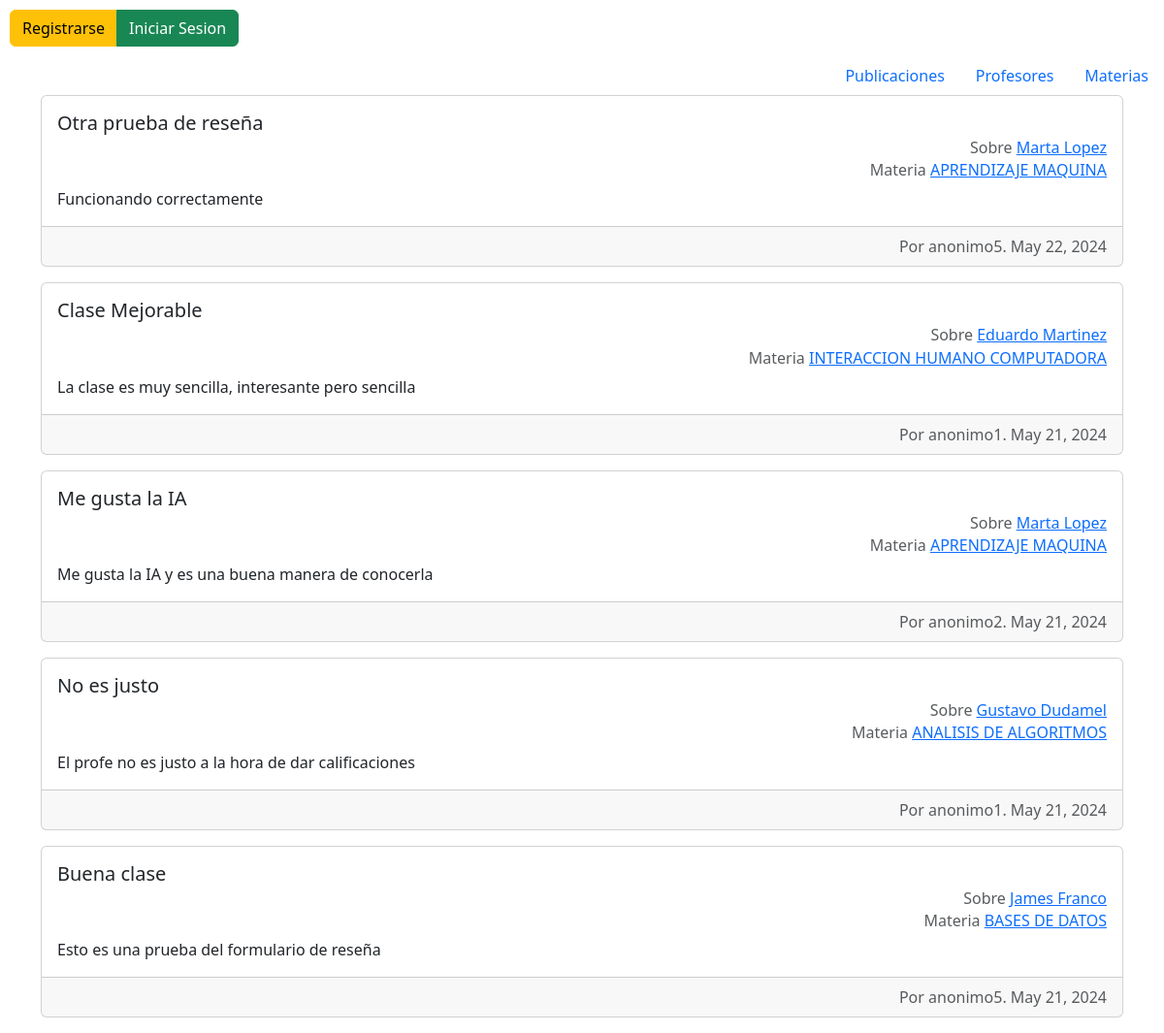
The page / on the database its author committed.
### publicacion/models.py (models this page shows, shortened)
class Publicacion(models.Model):
    usuario = models.ForeignKey(Usuario, on_delete=models.CASCADE)
    profesor = models.ForeignKey(Profesor, on_delete=models.CASCADE)
    materia = models.ForeignKey(Materia, on_delete=models.CASCADE)
    titulo = models.CharField(max_length=50)
    fecha = models.DateField()
    comentario = models.CharField(max_length=500)
    dominio = models.IntegerField()
    puntualidad = models.IntegerField()
    asistencia = models.IntegerField()
    dificultad = models.IntegerField()
    seguimiento = models.IntegerField()

### profesor/models.py (models this page shows, shortened)
class Profesor(models.Model):
    nombre = models.CharField(max_length=50)
    usuarios = models.ManyToManyField('usuario.Usuario', through='publicacion.Publicacion')
    materias = models.ManyToManyField('materia.Materia', through='publicacion.Publicacion')
    def __str__(self) -> str:
        return self.nombre

### materia/models.py (models this page shows, shortened)
class Materia(models.Model):
    clave = models.CharField(max_length=10)
    nombre = models.CharField(max_length=50)
    departamento = models.CharField(max_length=50)
    usuarios = models.ManyToManyField('usuario.Usuario', through='publicacion.Publicacion')
    profesores = models.ManyToManyField('profesor.Profesor', through='publicacion.Publicacion')

### usuario/models.py (models this page shows)
class Usuario(AbstractUser):
    nombre_usuario = models.CharField(max_length=20)
    profesores = models.ManyToManyField('profesor.Profesor', through='publicacion.Publicacion')
    materias = models.ManyToManyField('materia.Materia', through='publicacion.Publicacion')

### publicacion/views.py (the view)
# urls.py: path('', views.PublicacionView.as_view(), name='index'),
class PublicacionView(generic.ListView):
    template_name = 'publicacion/index.html'
    def get_queryset(self):
        return Publicacion.objects.order_by('-fecha')[:5]

### templates/publicacion/index.html (shortened to what this page needs)
{%extends "base.html"%}
{%block content%}
    <section>
        {%if user.is_authenticated%}
        <div class="btn-group" role="group" aria-label="Basic mixed styles example" style="margin: 10px;">
            <a href="{% url 'usuario:logout' %}"  class="btn btn-danger">Cerrar Sesion</a>
            <a href="{% url 'publicacion:crear_resena' %}" class="btn btn-success">Crear Reseña</a>
        </div>
        {%else%}
        <div class="btn-group" role="group" aria-label="Basic mixed styles example" style="margin: 10px;">
            <a href="{% url 'usuario:registro' %}"  class="btn btn-warning">Registrarse</a>
            <a href="{% url 'usuario:inicio' %}"  class="btn btn-success">Iniciar Sesion</a>
        </div>
        {%endif%}
        <ul class="nav justify-content-end">
            <li class="nav-item">
                <a class="nav-link" href="{% url 'publicacion:index' %}">Publicaciones</a>
            </li>
            <li class="nav-item">
              <a class="nav-link" href="{% url 'profesor:profesores' %}">Profesores</a>
            </li>
            <li class="nav-item">
              <a class="nav-link" href="{% url 'materia:materias' %}">Materias</a>
            </li>
        </ul>
    </section>
    {%for publicacion in publicacion_list%}
    <section>
        <div class="container">
            <div class="card mb-3">
                <div class="card-body">
                  <h5 class="card-title">{{publicacion.titulo}}</h5>
                  <h6 class="card-subtitle mb-2 text-body-secondary text-end">Sobre <a href="{% url 'publicacion:profesor' publicacion.profesor.id%}">{{publicacion.profesor}}</a></h6>
                  <h6 class="card-subtitle mb-2 text-body-secondary text-end">Materia <a href="{% url 'publicacion:materia' publicacion.materia.id%}">{{publicacion.materia.nombre}}</a></h6>
                  <p class="card-text">{{publicacion.comentario}}</p>
                </div>
                <div class="card-footer text-body-secondary text-end">
                    Por {{publicacion.usuario}}. {{publicacion.fecha}}
                </div>
            </div>
        </div>
    </section>
    {%endfor%}
{%endblock content%}

### templates/base.html (shortened to what this page needs)
<!DOCTYPE html>
<html lang="en">
<head>
    <link href="https://cdn.jsdelivr.net/npm/bootstrap@5.3.3/dist/css/bootstrap.min.css" rel="stylesheet">
</head>
<body>
    {%block content%}
    {%endblock content%}
</body>
</html>

### rows shown on the page
Publicacion: titulo "Otra prueba de reseña", profesor "Marta Lopez", materia.nombre "APRENDIZAJE MAQUINA", comentario "Funcionando correctamente", usuario "anonimo5", fecha "May 22, 2024"
Publicacion: titulo "Clase Mejorable", profesor "Eduardo Martinez", materia.nombre "INTERACCION HUMANO COMPUTADORA", comentario "La clase es muy sencilla, interesante pero sencilla", usuario "anonimo1", fecha "May 21, 2024"
Publicacion: titulo "Me gusta la IA", profesor "Marta Lopez", materia.nombre "APRENDIZAJE MAQUINA", comentario "Me gusta la IA y es una buena manera de conocerla", usuario "anonimo2", fecha "May 21, 2024"
Publicacion: titulo "No es justo", profesor "Gustavo Dudamel", materia.nombre "ANALISIS DE ALGORITMOS", comentario "El profe no es justo a la hora de dar calificaciones", usuario "anonimo1", fecha "May 21, 2024"
Publicacion: titulo "Buena clase", profesor "James Franco", materia.nombre "BASES DE DATOS", comentario "Esto es una prueba del formulario de reseña", usuario "anonimo5", fecha "May 21, 2024"
